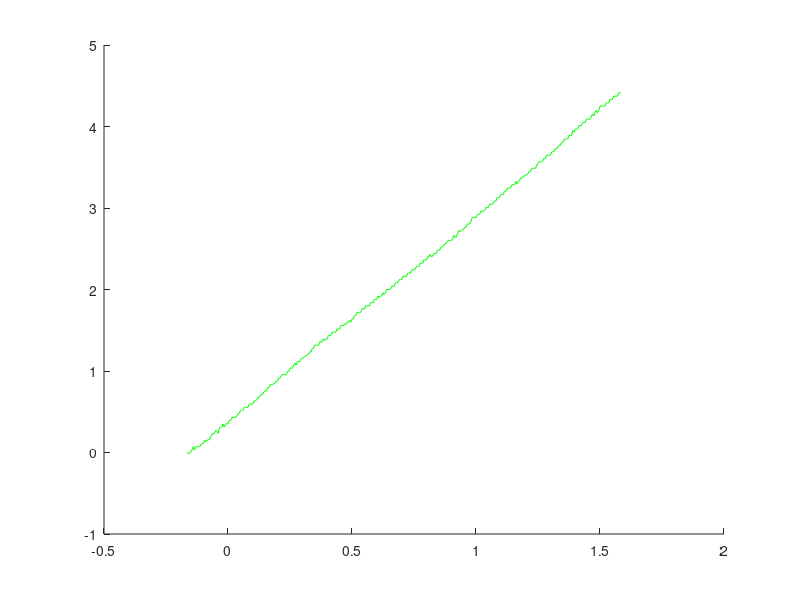

The MATLAB script that drew this image:
load('PracData');
figure;
hold on;

data_start = 970;
data_end = 1320;

%Vm = Vm(data_start:data_end);

Vp = Vp(data_start:data_end);
t = t(data_start:data_end);

%plot(t,Vm,'r');
plot(t,Vp,'g');